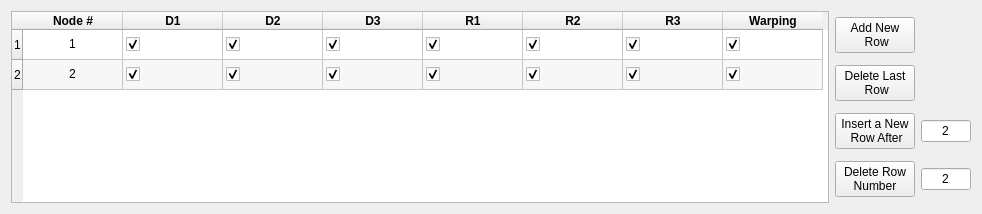
          <widget class="QWidget" name="FixitiesTab">
           <attribute name="title">
            <string>Fixities</string>
           </attribute>
           <layout class="QHBoxLayout" name="horizontalLayout_5">
            <item>
             <widget class="QTableWidget" name="Fixities_table">
              <property name="minimumSize">
               <size>
                <width>818</width>
                <height>0</height>
               </size>
              </property>
              <property name="alternatingRowColors">
               <bool>true</bool>
              </property>
              <row>
               <property name="text">
                <string>1</string>
               </property>
              </row>
              <row>
               <property name="text">
                <string>2</string>
               </property>
              </row>
              <column>
               <property name="text">
                <string>Node #</string>
               </property>
               <property name="font">
                <font>
                 <weight>75</weight>
                 <bold>true</bold>
                </font>
               </property>
              </column>
              <column>
               <property name="text">
                <string>D1</string>
               </property>
               <property name="font">
                <font>
                 <weight>75</weight>
                 <bold>true</bold>
                </font>
               </property>
              </column>
              <column>
               <property name="text">
                <string>D2</string>
               </property>
               <property name="font">
                <font>
                 <weight>75</weight>
                 <bold>true</bold>
                </font>
               </property>
              </column>
              <column>
               <property name="text">
                <string>D3</string>
               </property>
               <property name="font">
                <font>
                 <weight>75</weight>
                 <bold>true</bold>
                </font>
               </property>
              </column>
              <column>
               <property name="text">
                <string>R1</string>
               </property>
               <property name="font">
                <font>
                 <weight>75</weight>
                 <bold>true</bold>
                </font>
               </property>
              </column>
              <column>
               <property name="text">
                <string>R2</string>
               </property>
               <property name="font">
                <font>
                 <weight>75</weight>
                 <bold>true</bold>
                </font>
               </property>
              </column>
              <column>
               <property name="text">
                <string>R3</string>
               </property>
               <property name="font">
                <font>
                 <weight>75</weight>
                 <bold>true</bold>
                </font>
               </property>
              </column>
              <column>
               <property name="text">
                <string>Warping</string>
               </property>
               <property name="font">
                <font>
                 <weight>75</weight>
                 <bold>true</bold>
                </font>
               </property>
              </column>
              <item row="0" column="0">
               <property name="text">
                <string>1</string>
               </property>
               <property name="textAlignment">
                <set>AlignCenter</set>
               </property>
              </item>
              <item row="0" column="1">
               <property name="text">
                <string/>
               </property>
               <property name="textAlignment">
                <set>AlignCenter</set>
               </property>
               <property name="checkState">
                <enum>Checked</enum>
               </property>
              </item>
              <item row="0" column="2">
               <property name="text">
                <string/>
               </property>
               <property name="checkState">
                <enum>Checked</enum>
               </property>
              </item>
              <item row="0" column="3">
               <property name="text">
                <string/>
               </property>
               <property name="checkState">
                <enum>Checked</enum>
               </property>
              </item>
              <item row="0" column="4">
               <property name="text">
                <string/>
               </property>
               <property name="checkState">
                <enum>Checked</enum>
               </property>
              </item>
              <item row="0" column="5">
               <property name="text">
                <string/>
               </property>
               <property name="checkState">
                <enum>Checked</enum>
               </property>
              </item>
              <item row="0" column="6">
               <property name="text">
                <string/>
               </property>
               <property name="checkState">
                <enum>Checked</enum>
               </property>
              </item>
              <item row="0" column="7">
               <property name="text">
                <string/>
               </property>
               <property name="checkState">
                <enum>Checked</enum>
               </property>
              </item>
              <item row="1" column="0">
               <property name="text">
                <string>2</string>
               </property>
               <property name="textAlignment">
                <set>AlignCenter</set>
               </property>
              </item>
              <item row="1" column="1">
               <property name="text">
                <string/>
               </property>
               <property name="checkState">
                <enum>Checked</enum>
               </property>
              </item>
              <item row="1" column="2">
               <property name="text">
                <string/>
               </property>
               <property name="checkState">
                <enum>Checked</enum>
               </property>
              </item>
              <item row="1" column="3">
               <property name="text">
                <string/>
               </property>
               <property name="checkState">
                <enum>Checked</enum>
               </property>
              </item>
              <item row="1" column="4">
               <property name="text">
                <string/>
               </property>
               <property name="checkState">
                <enum>Checked</enum>
               </property>
              </item>
              <item row="1" column="5">
               <property name="text">
                <string/>
               </property>
               <property name="checkState">
                <enum>Checked</enum>
               </property>
              </item>
              <item row="1" column="6">
               <property name="text">
                <string/>
               </property>
               <property name="checkState">
                <enum>Checked</enum>
               </property>
              </item>
              <item row="1" column="7">
               <property name="text">
                <string/>
               </property>
               <property name="checkState">
                <enum>Checked</enum>
               </property>
              </item>
             </widget>
            </item>
            <item>
             <layout class="QGridLayout" name="gridLayout_10">
              <item row="1" column="0">
               <widget class="QPushButton" name="Delete_last_row_fixities">
                <property name="minimumSize">
                 <size>
                  <width>0</width>
                  <height>0</height>
                 </size>
                </property>
                <property name="maximumSize">
                 <size>
                  <width>200</width>
                  <height>16777215</height>
                 </size>
                </property>
                <property name="text">
                 <string>Delete Last 
 Row</string>
                </property>
               </widget>
              </item>
              <item row="3" column="0">
               <widget class="QPushButton" name="Delete_new_row_button_fixities">
                <property name="maximumSize">
                 <size>
                  <width>150</width>
                  <height>16777215</height>
                 </size>
                </property>
                <property name="text">
                 <string>Delete Row 
Number</string>
                </property>
               </widget>
              </item>
              <item row="2" column="0">
               <widget class="QPushButton" name="Insert_new_row_button_fixities">
                <property name="enabled">
                 <bool>true</bool>
                </property>
                <property name="maximumSize">
                 <size>
                  <width>150</width>
                  <height>16777215</height>
                 </size>
                </property>
                <property name="text">
                 <string>Insert a New 
 Row After</string>
                </property>
               </widget>
              </item>
              <item row="0" column="0">
               <widget class="QPushButton" name="Add_new_row_fixities">
                <property name="maximumSize">
                 <size>
                  <width>200</width>
                  <height>16777215</height>
                 </size>
                </property>
                <property name="text">
                 <string>Add New
 Row</string>
                </property>
               </widget>
              </item>
              <item row="2" column="1">
               <widget class="QLineEdit" name="Inser_number_fixities">
                <property name="maximumSize">
                 <size>
                  <width>50</width>
                  <height>16777215</height>
                 </size>
                </property>
                <property name="layoutDirection">
                 <enum>Qt::LeftToRight</enum>
                </property>
                <property name="text">
                 <string>2</string>
                </property>
                <property name="alignment">
                 <set>Qt::AlignCenter</set>
                </property>
               </widget>
              </item>
              <item row="3" column="1">
               <widget class="QLineEdit" name="Delete_number_fixities">
                <property name="maximumSize">
                 <size>
                  <width>50</width>
                  <height>16777215</height>
                 </size>
                </property>
                <property name="text">
                 <string>2</string>
                </property>
                <property name="alignment">
                 <set>Qt::AlignCenter</set>
                </property>
               </widget>
              </item>
             </layout>
            </item>
           </layout>
          </widget>
